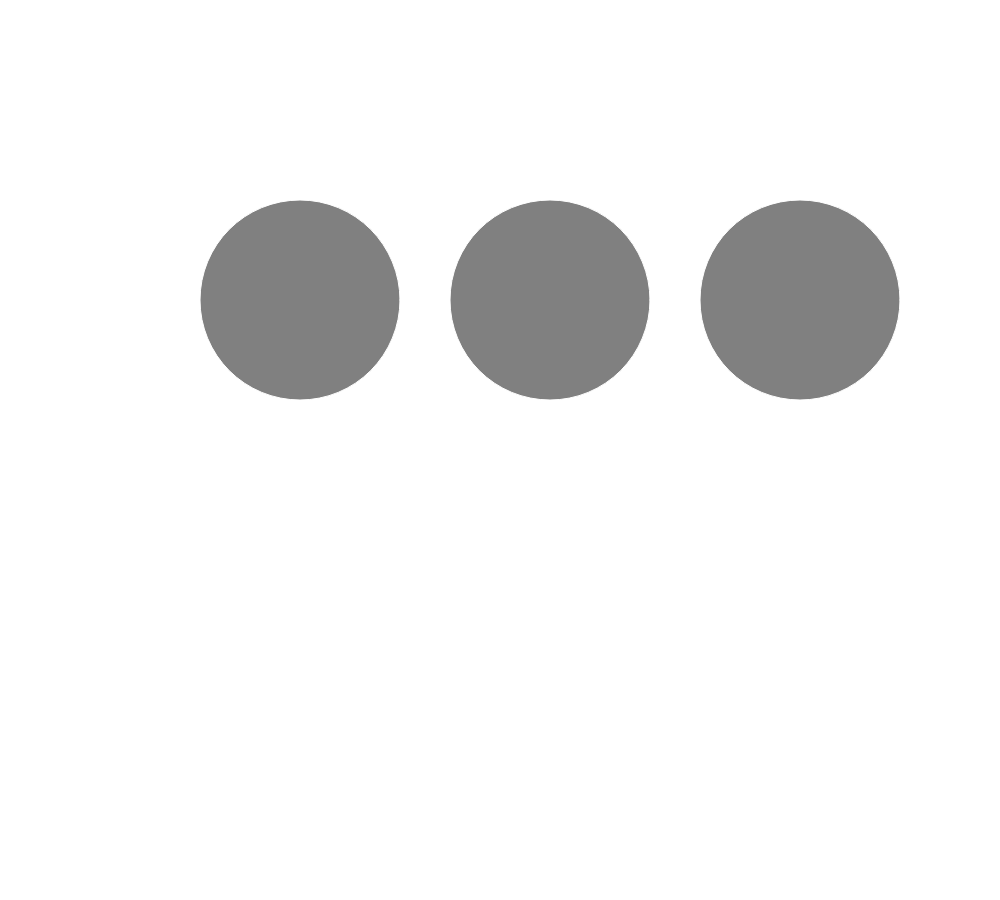
Frame 1 (no input)
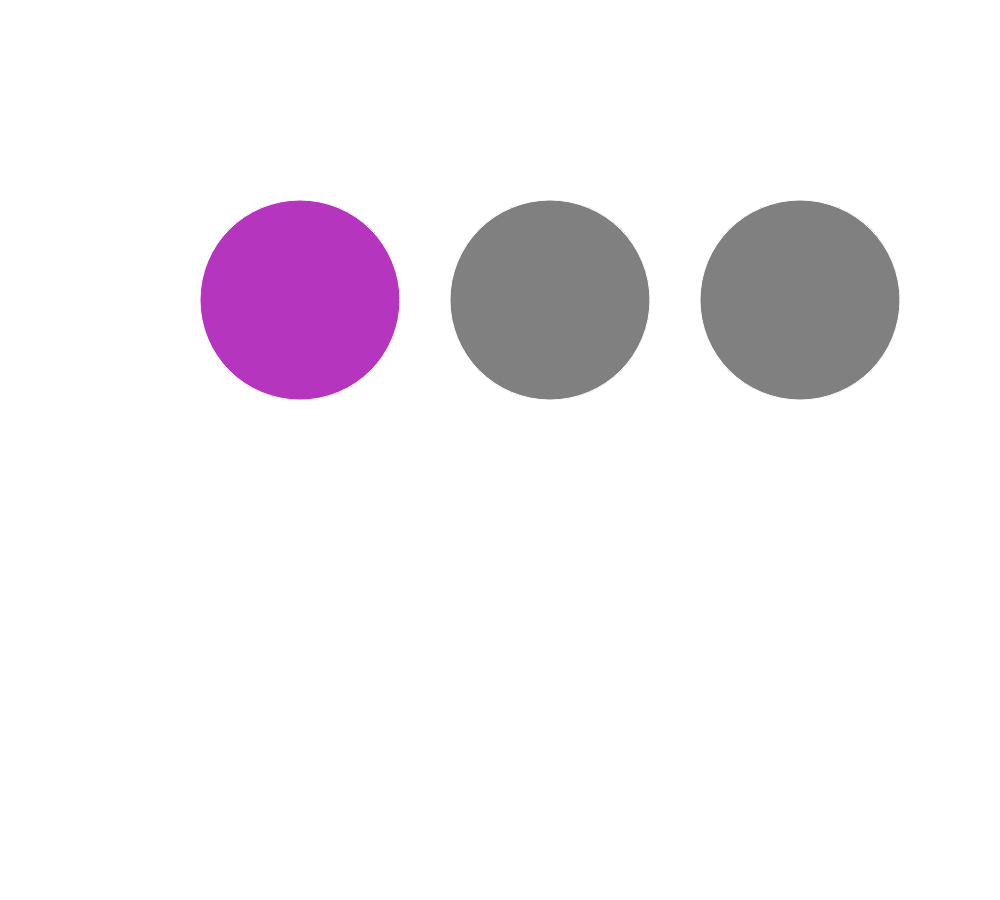
Frame 60 (no input)
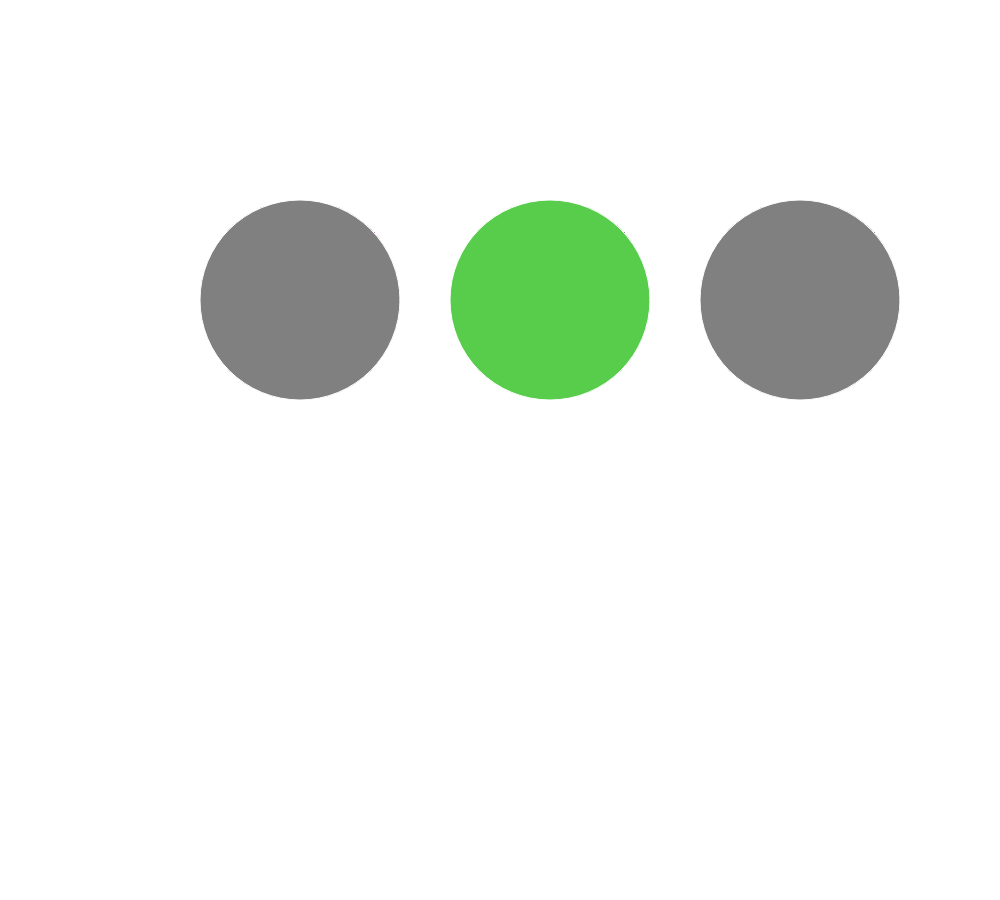
Frame 120 (the mouse pressed at the canvas centre since frame 60)

The p5.js sketch that drew these frames (run headless with seeded random() and noise() and a simulated clock; from frame 60 on, the mouse is pressed at the canvas centre):

// p5.js sketch
// ── sketch.js
var bubbles=[];
var numBubbles=3;
currentMillis=0;
previousMillis1=0;
previousMillis2=0;
previousMillis3=0;
interval1=1000;
interval2=900;
interval3=800;


function setup() {
  createCanvas(1000, 900);      
  // frameRate(1);
  for (var i = 0; i<numBubbles;i++) {
      bubbles[i] = new Bubble((((i+1)*250)+50),300,200,((i+1)*(0.9)*1000),color(random(255),random(255),random(255)));
  }
  
  
}

function draw() {
  
  currentMillis=millis();

  for (var j = 0; j<numBubbles;j++) {

    bubbles[j].display();

    if(currentMillis - bubbles[j].previousMillis > bubbles[j].interval) {
      console.log("trig");
        bubbles[j].blink();
        bubbles[j].previousMillis=currentMillis;
      }
    bubbles[j].fil  
  }


}


function Bubble(x,y,radius,interval,altColor) {
  this.x = x;
  this.y = y;
  this.radius=radius;
  this.startColor=color('grey');
  this.fillColor=this.startColor;
  this.altColor=altColor;
  //this.altColor=color('red');
  this.fillGrey=true;
  this.interval=interval;
  this.previousMillis=0;

  this.display = function() {
        stroke(255);
        fill(this.fillColor);
        ellipse(this.x, this.y, this.radius);
  }

  this.blink = function() {
      if(this.fillGrey===true) {
        this.fillColor=this.altColor;
        this.fillGrey=false;
      }
      else {
        this.fillColor=this.startColor;
        this.fillGrey=true;
      }
  }
}
